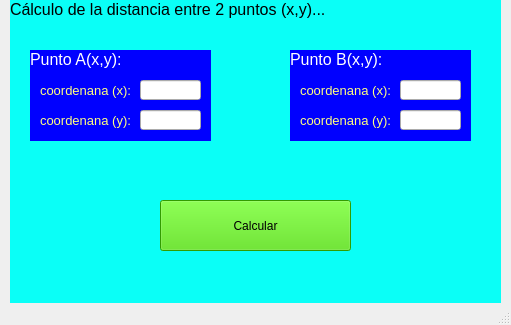
<?xml version="1.0" encoding="UTF-8"?>
<ui version="4.0">
 <class>MainWindow</class>
 <widget class="QMainWindow" name="MainWindow">
  <property name="geometry">
   <rect>
    <x>0</x>
    <y>0</y>
    <width>511</width>
    <height>325</height>
   </rect>
  </property>
  <property name="windowTitle">
   <string>MainWindow</string>
  </property>
  <widget class="QWidget" name="centralwidget">
   <widget class="QPushButton" name="btn_Calcular">
    <property name="geometry">
     <rect>
      <x>160</x>
      <y>200</y>
      <width>191</width>
      <height>51</height>
     </rect>
    </property>
    <property name="styleSheet">
     <string notr="true">background-color: rgb(72, 218, 0);
color: rgb(0, 0, 0);</string>
    </property>
    <property name="text">
     <string>Calcular</string>
    </property>
   </widget>
   <widget class="QLabel" name="label">
    <property name="geometry">
     <rect>
      <x>10</x>
      <y>0</y>
      <width>491</width>
      <height>311</height>
     </rect>
    </property>
    <property name="styleSheet">
     <string notr="true">background-color: rgb(255, 255, 127);
background-color: rgb(10, 255, 247);</string>
    </property>
    <property name="text">
     <string>&lt;html&gt;&lt;head/&gt;&lt;body&gt;&lt;p&gt;&lt;span style=&quot; font-size:12pt;&quot;&gt;Cálculo de la distancia entre 2 puntos (x,y)...&lt;/span&gt;&lt;/p&gt;&lt;/body&gt;&lt;/html&gt;</string>
    </property>
    <property name="alignment">
     <set>Qt::AlignLeading|Qt::AlignLeft|Qt::AlignTop</set>
    </property>
   </widget>
   <widget class="QLabel" name="label_2">
    <property name="geometry">
     <rect>
      <x>30</x>
      <y>50</y>
      <width>181</width>
      <height>91</height>
     </rect>
    </property>
    <property name="styleSheet">
     <string notr="true">background-color: rgb(0, 0, 255);
color: rgb(255, 255, 255);</string>
    </property>
    <property name="text">
     <string>&lt;html&gt;&lt;head/&gt;&lt;body&gt;&lt;p&gt;&lt;span style=&quot; font-size:12pt;&quot;&gt;Punto A(x,y):&lt;/span&gt;&lt;/p&gt;&lt;/body&gt;&lt;/html&gt;</string>
    </property>
    <property name="alignment">
     <set>Qt::AlignLeading|Qt::AlignLeft|Qt::AlignTop</set>
    </property>
   </widget>
   <widget class="QLabel" name="label_3">
    <property name="geometry">
     <rect>
      <x>40</x>
      <y>80</y>
      <width>91</width>
      <height>21</height>
     </rect>
    </property>
    <property name="text">
     <string>&lt;html&gt;&lt;head/&gt;&lt;body&gt;&lt;p&gt;&lt;span style=&quot; font-size:10pt; color:#ffff7f;&quot;&gt;coordenana (x):&lt;/span&gt;&lt;/p&gt;&lt;/body&gt;&lt;/html&gt;</string>
    </property>
   </widget>
   <widget class="QLabel" name="label_4">
    <property name="geometry">
     <rect>
      <x>40</x>
      <y>110</y>
      <width>91</width>
      <height>21</height>
     </rect>
    </property>
    <property name="text">
     <string>&lt;html&gt;&lt;head/&gt;&lt;body&gt;&lt;p&gt;&lt;span style=&quot; font-size:10pt; color:#ffff7f;&quot;&gt;coordenana (y):&lt;/span&gt;&lt;/p&gt;&lt;/body&gt;&lt;/html&gt;</string>
    </property>
   </widget>
   <widget class="QLabel" name="label_5">
    <property name="geometry">
     <rect>
      <x>290</x>
      <y>50</y>
      <width>181</width>
      <height>91</height>
     </rect>
    </property>
    <property name="styleSheet">
     <string notr="true">background-color: rgb(0, 0, 255);
color: rgb(255, 255, 255);</string>
    </property>
    <property name="text">
     <string>&lt;html&gt;&lt;head/&gt;&lt;body&gt;&lt;p&gt;&lt;span style=&quot; font-size:12pt;&quot;&gt;Punto B(x,y):&lt;/span&gt;&lt;/p&gt;&lt;/body&gt;&lt;/html&gt;</string>
    </property>
    <property name="alignment">
     <set>Qt::AlignLeading|Qt::AlignLeft|Qt::AlignTop</set>
    </property>
   </widget>
   <widget class="QLabel" name="label_6">
    <property name="geometry">
     <rect>
      <x>300</x>
      <y>110</y>
      <width>91</width>
      <height>21</height>
     </rect>
    </property>
    <property name="text">
     <string>&lt;html&gt;&lt;head/&gt;&lt;body&gt;&lt;p&gt;&lt;span style=&quot; font-size:10pt; color:#ffff7f;&quot;&gt;coordenana (y):&lt;/span&gt;&lt;/p&gt;&lt;/body&gt;&lt;/html&gt;</string>
    </property>
   </widget>
   <widget class="QLabel" name="label_7">
    <property name="geometry">
     <rect>
      <x>300</x>
      <y>80</y>
      <width>91</width>
      <height>21</height>
     </rect>
    </property>
    <property name="text">
     <string>&lt;html&gt;&lt;head/&gt;&lt;body&gt;&lt;p&gt;&lt;span style=&quot; font-size:10pt; color:#ffff7f;&quot;&gt;coordenana (x):&lt;/span&gt;&lt;/p&gt;&lt;/body&gt;&lt;/html&gt;</string>
    </property>
   </widget>
   <widget class="QLineEdit" name="txt_Ax">
    <property name="geometry">
     <rect>
      <x>140</x>
      <y>80</y>
      <width>61</width>
      <height>20</height>
     </rect>
    </property>
    <property name="text">
     <string/>
    </property>
   </widget>
   <widget class="QLineEdit" name="txt_Ay">
    <property name="geometry">
     <rect>
      <x>140</x>
      <y>110</y>
      <width>61</width>
      <height>20</height>
     </rect>
    </property>
   </widget>
   <widget class="QLineEdit" name="txt_Bx">
    <property name="geometry">
     <rect>
      <x>400</x>
      <y>80</y>
      <width>61</width>
      <height>20</height>
     </rect>
    </property>
   </widget>
   <widget class="QLineEdit" name="txt_By">
    <property name="geometry">
     <rect>
      <x>400</x>
      <y>110</y>
      <width>61</width>
      <height>20</height>
     </rect>
    </property>
   </widget>
   <zorder>label</zorder>
   <zorder>btn_Calcular</zorder>
   <zorder>label_2</zorder>
   <zorder>label_3</zorder>
   <zorder>label_4</zorder>
   <zorder>label_5</zorder>
   <zorder>label_6</zorder>
   <zorder>label_7</zorder>
   <zorder>txt_Ax</zorder>
   <zorder>txt_Ay</zorder>
   <zorder>txt_Bx</zorder>
   <zorder>txt_By</zorder>
  </widget>
  <widget class="QMenuBar" name="menubar">
   <property name="geometry">
    <rect>
     <x>0</x>
     <y>0</y>
     <width>511</width>
     <height>21</height>
    </rect>
   </property>
  </widget>
  <widget class="QStatusBar" name="statusbar"/>
 </widget>
 <resources/>
 <connections/>
</ui>
